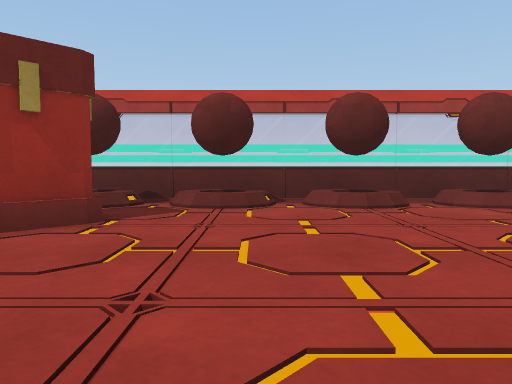
view 1 (above)

16 first-person views from a walk through a Unity game level. The camera is 0.57 m above the floor, tilts 4° down and sees 70° across. Doors are open. The floor is counted in squares, 1 m on a side. Each view is taken from the middle of a square. On the plan, view 1 faces up. The plan holds only what a view shows up to about 10 squares ahead; the rest is blank. The place goes on beyond the plan. The player is left out. Some animated figures are left out. Surface patterns are stand-ins for the level's own textures.

view 2
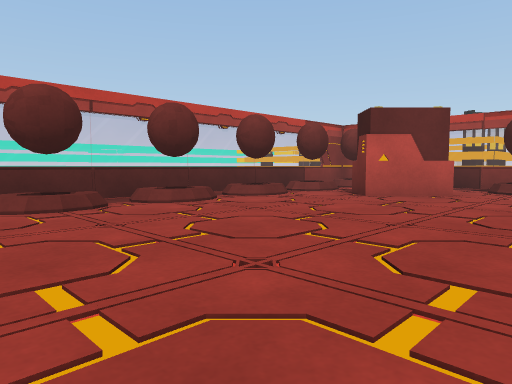

view 3
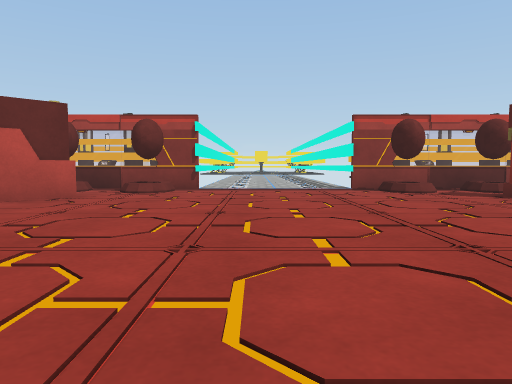

view 4
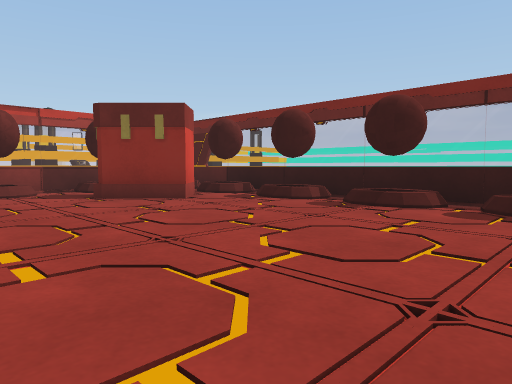

view 5
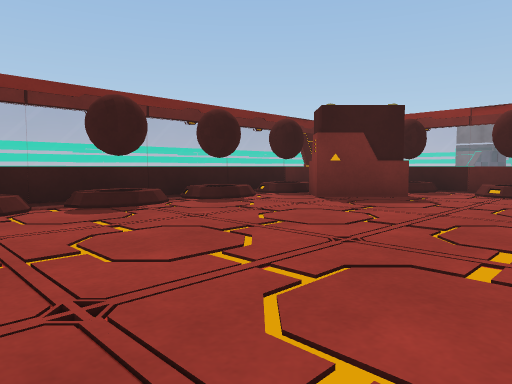

view 6
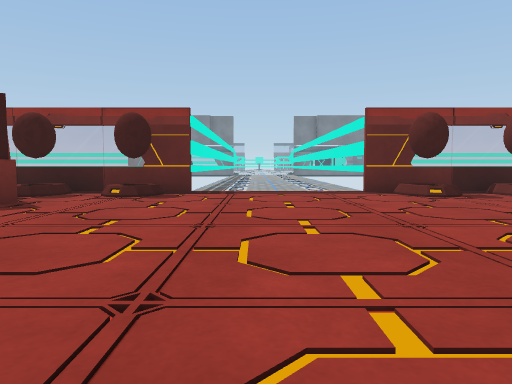

view 7
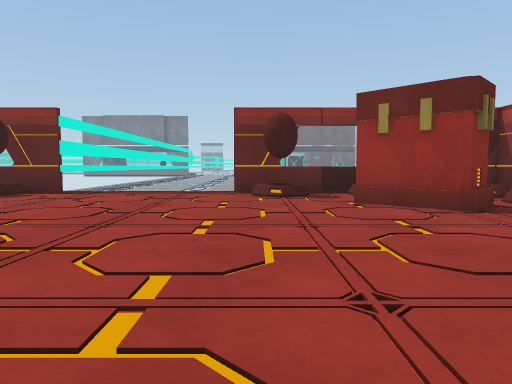

view 8
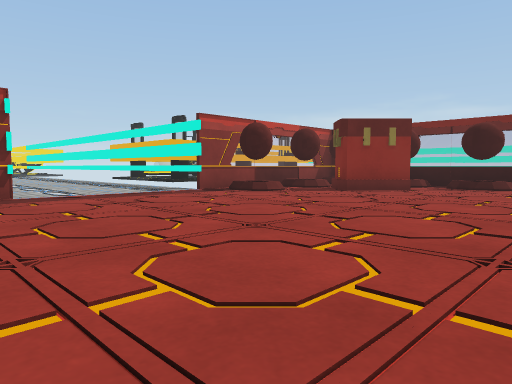

view 9
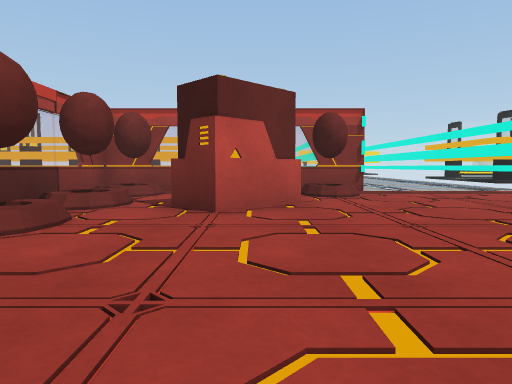

view 10
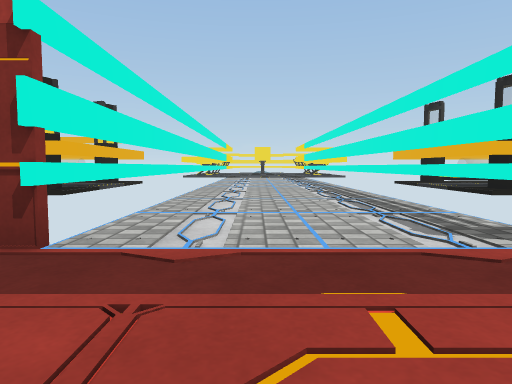

view 11
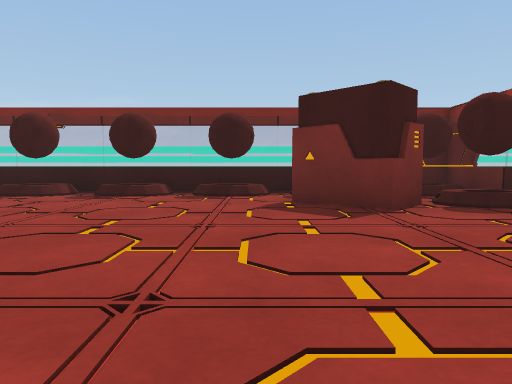

view 12
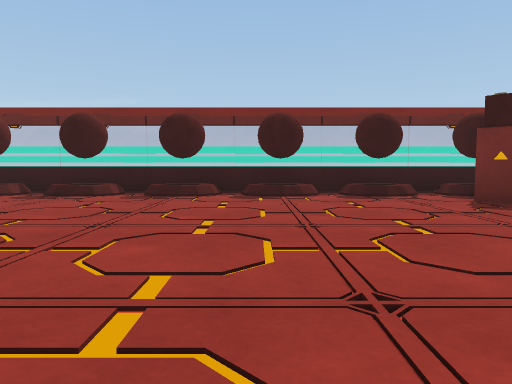

view 13
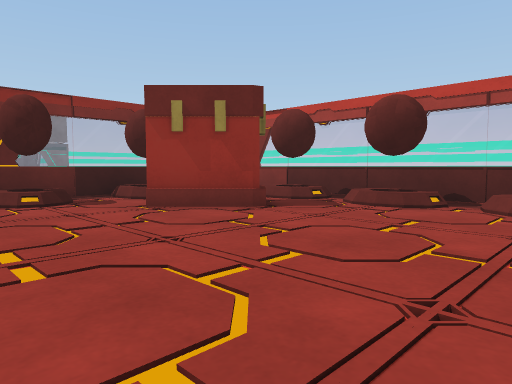

view 14
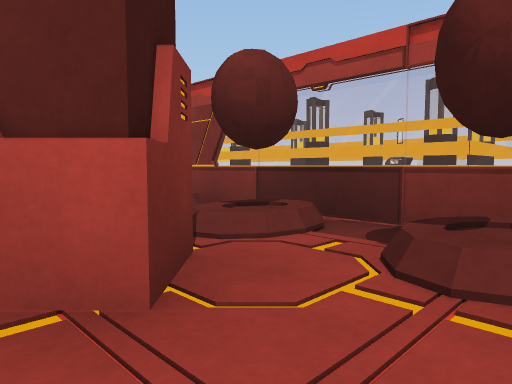

view 15
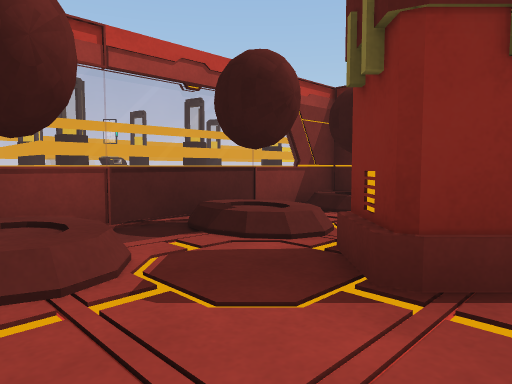

view 16
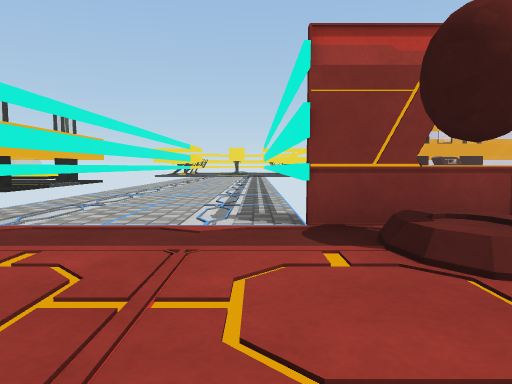

### Floor plan
Key: @ floor where view 1 was taken; # wall or solid block; . floor; D open door; = window, fence, low wall or low ledge; A vase; B box; O other object.
Columns run from 7 left of view 1 to 19 right of it. Each row starts with its distance up from view 1.
  7  ##==============##
  6  #AAAAAAAAAAAAAAAA#
  5  #AAAAAAAAAAAAAAAA=     OO
  4  #AABB........#BAA=     OO
  3  #AABB........#BAA=     ###
  2  #AA............AA=
  1 OOAA............AA#OOOOOOO
  0  DD....@.........DD
 -1  DD..............DD
 -2  DD..............DD
 -3  DD..............DD
 -4  #AA............AA#
 -5  #AA............AA=
 -6  #AA#..........BAA=     ###
 -7  #AA#B........BBAA=     OO
 -8  #AAABAAAAAAAAAAAA=     #O
 -9  ##AAAAAAAAAAAAAAA#     #
-10   #################     #

Positions as (right, up) in squares from view 1, and headings:
1: (0, 0), facing up
2: (0, 0), facing up-right
3: (1, -1), facing right
4: (1, -3), facing down-right
5: (4, -3), facing down-left
6: (3, -2), facing left
7: (3, 1), facing left
8: (3, 2), facing down-right
9: (2, 3), facing right
10: (8, -1), facing right
11: (-1, -1), facing down
12: (2, -1), facing down
13: (2, 0), facing up-left
14: (7, 1), facing up-right
15: (7, -4), facing down-right
16: (7, -3), facing right
